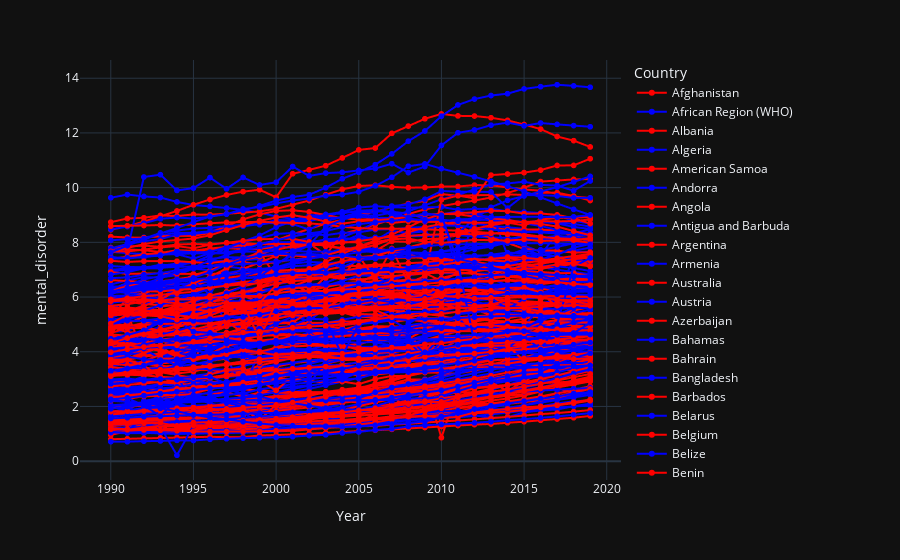

This figure's notebook cell:
### Markdown cell above
# YEARWISE VARIATIONS IN MENTAL FITNESS OF DIFFERENT COUNTRIES

### Code cell
fig = px.line(data, x="Year", y="mental_disorder", color='Country',markers=True,color_discrete_sequence=['red','blue'],template='plotly_dark')
fig.show()
